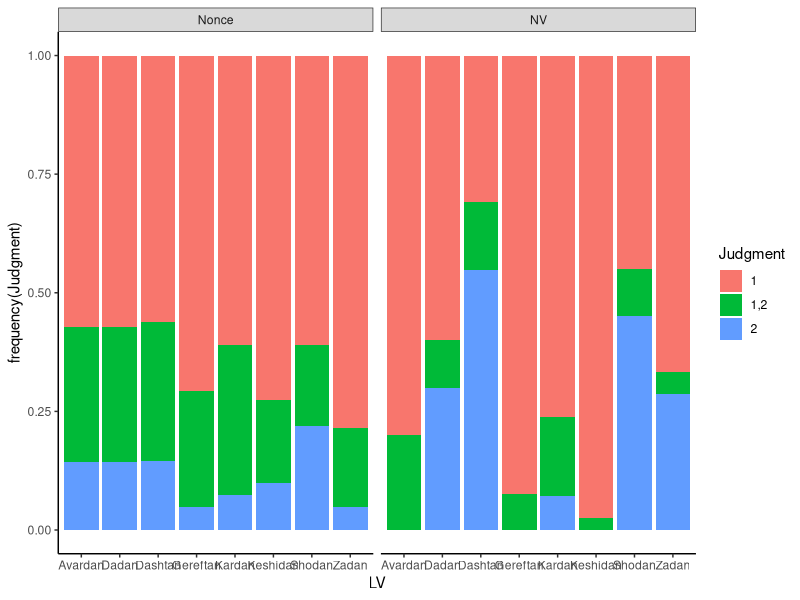
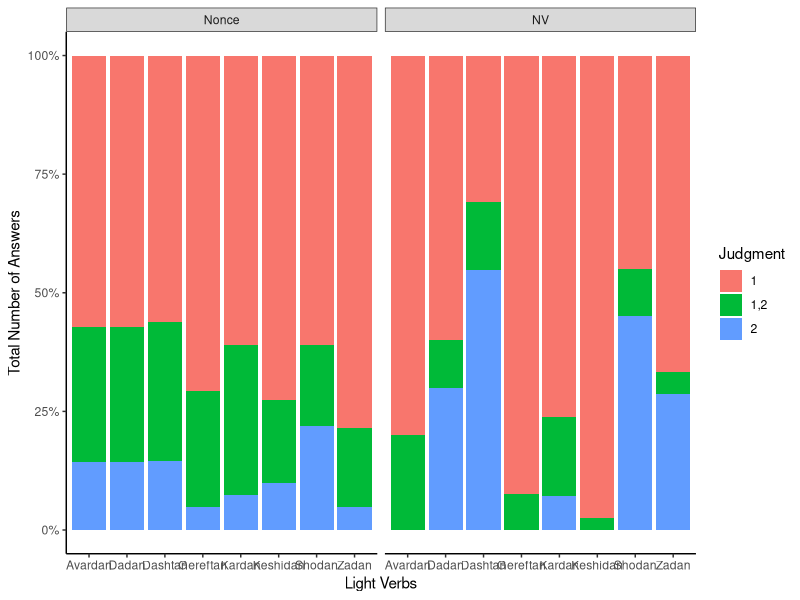

These figures' R source, in order:
## ---- chunk 1
library(tidyverse)
## ---- chunk 2
frequency_test <- read_csv("frequency_test.csv")
freq_data <- frequency_test

## ---- chunk 3
clean_freq <- freq_data %>%
  select(ResponseId, grep(pattern=".Q\\d", x=colnames(freq_data)))

cleaner_freq <- clean_freq[-c(1, 2), ]

test_freq <- cleaner_freq %>% 
  pivot_longer(
    cols = starts_with("N"), 
    names_to = "questions", 
    values_to = "Judgment",
    values_drop_na = TRUE
  )


test1_freq <- test_freq %>%
  separate(questions, c("NV","LV","question","transitivity"), sep = ("_"))

## ---- chunk 4
plot <- ggplot(data = test1_freq, aes(x = LV, y = frequency(Judgment), fill = Judgment)) +
  geom_bar(position = position_fill(), stat = "identity")+theme_bw() + theme(panel.border = element_blank(), panel.grid.major = element_blank(),
                                                      panel.grid.minor = element_blank(), axis.line = element_line(colour = "black"))

plot + facet_wrap(~NV)

## ---- chunk 5
plot+ labs(x = 'Light Verbs', y = 'Total Number of Answers') + 
  facet_wrap(~NV) +   
  scale_y_continuous(labels = scales::percent_format())

## ---- chunk 6
rawfile <- read_csv("Proto-roles- test_April 5, 2022_10.47.csv")

my_data <- rawfile

clean <- my_data %>%
  select(ResponseId, grep(pattern=".Q\\d", x=colnames(my_data)))

cleaner <- clean[-c(1, 2), ]

test <- cleaner %>% 
  pivot_longer(
    cols = starts_with("N"), 
    names_to = "questions", 
    values_to = "Judgment",
    values_drop_na = TRUE
  )


test1 <- test %>%
  separate(questions, c("NV","LV","question","transitivity","protoroles"), sep = ("_"))
## ---- chunk 7
library(lme4)

mmmodel <- glmer(as.numeric(Judgment) ~ NV * protoroles + transitivity * protoroles + LV * protoroles +
                   (1|ResponseId) + (1|question), 
               data = test1, family = binomial)

summary(mmmodel)

